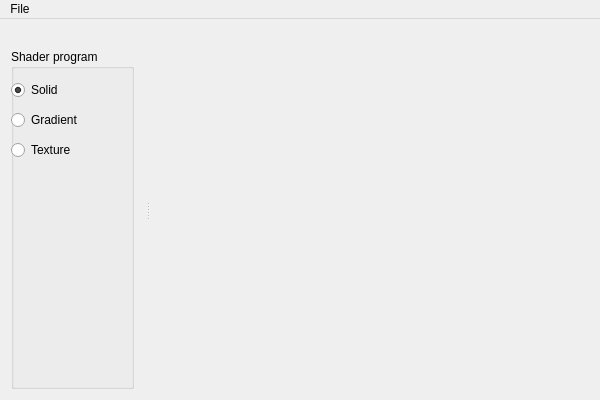
<?xml version="1.0" encoding="UTF-8"?>
<ui version="4.0">
 <class>MainWindow</class>
 <widget class="QMainWindow" name="MainWindow">
  <property name="geometry">
   <rect>
    <x>0</x>
    <y>0</y>
    <width>600</width>
    <height>400</height>
   </rect>
  </property>
  <property name="windowTitle">
   <string>Lab 3 - Shader programs</string>
  </property>
  <widget class="QWidget" name="centralWidget"/>
  <widget class="QMenuBar" name="menuBar">
   <property name="geometry">
    <rect>
     <x>0</x>
     <y>0</y>
     <width>600</width>
     <height>22</height>
    </rect>
   </property>
   <widget class="QMenu" name="menuFile">
    <property name="title">
     <string>File</string>
    </property>
    <addaction name="actionQuit"/>
   </widget>
   <addaction name="menuFile"/>
  </widget>
  <widget class="QDockWidget" name="settingsDock">
   <property name="minimumSize">
    <size>
     <width>145</width>
     <height>211</height>
    </size>
   </property>
   <property name="features">
    <set>QDockWidget::DockWidgetMovable</set>
   </property>
   <attribute name="dockWidgetArea">
    <number>1</number>
   </attribute>
   <widget class="QWidget" name="settingsDockContent">
    <property name="autoFillBackground">
     <bool>false</bool>
    </property>
    <layout class="QVBoxLayout" name="settingsLayout">
     <item>
      <widget class="QGroupBox" name="shaderGroupBox">
       <property name="title">
        <string>Shader program</string>
       </property>
       <widget class="QRadioButton" name="solidShader">
        <property name="geometry">
         <rect>
          <x>0</x>
          <y>30</y>
          <width>140</width>
          <height>22</height>
         </rect>
        </property>
        <property name="text">
         <string>Solid</string>
        </property>
        <property name="checked">
         <bool>true</bool>
        </property>
       </widget>
       <widget class="QRadioButton" name="textureShader">
        <property name="geometry">
         <rect>
          <x>0</x>
          <y>90</y>
          <width>140</width>
          <height>22</height>
         </rect>
        </property>
        <property name="text">
         <string>Texture</string>
        </property>
       </widget>
       <widget class="QRadioButton" name="gradientShader">
        <property name="geometry">
         <rect>
          <x>0</x>
          <y>60</y>
          <width>140</width>
          <height>22</height>
         </rect>
        </property>
        <property name="text">
         <string>Gradient</string>
        </property>
       </widget>
      </widget>
     </item>
    </layout>
   </widget>
  </widget>
  <action name="actionQuit">
   <property name="text">
    <string>Quit</string>
   </property>
   <property name="shortcut">
    <string>Ctrl+Q</string>
   </property>
  </action>
 </widget>
 <layoutdefault spacing="6" margin="11"/>
 <resources/>
 <connections>
  <connection>
   <sender>actionQuit</sender>
   <signal>triggered()</signal>
   <receiver>MainWindow</receiver>
   <slot>close()</slot>
   <hints>
    <hint type="sourcelabel">
     <x>-1</x>
     <y>-1</y>
    </hint>
    <hint type="destinationlabel">
     <x>299</x>
     <y>199</y>
    </hint>
   </hints>
  </connection>
 </connections>
</ui>
